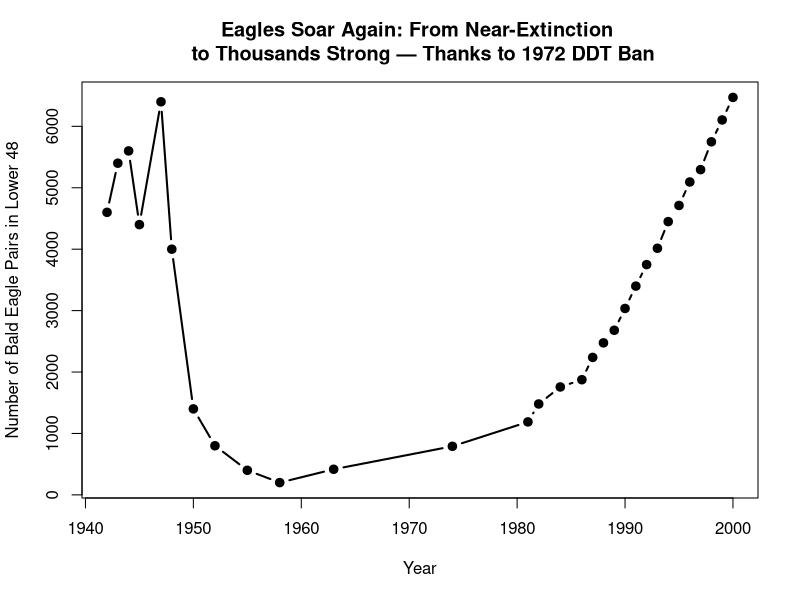

R code for this plot:
## ---- chunk 1
knitr::opts_chunk$set(echo = TRUE)
## ---- chunk 2
# Bald eagle recovery data
year <- c(1942, 1943,1944,1945,1947,1948, 1950, 1952,1955,1958, 1963, 1974, 1981, 1982, 1984, 1986, 1987, 1988, 1989, 1990,
          1991, 1992, 1993, 1994, 1995, 1996, 1997, 1998, 1999, 2000)
FLsf <- 40
pairs <- c((115*FLsf),(135*FLsf),(140*FLsf),(110*FLsf),(160*FLsf),(100*FLsf), (35*FLsf),(20*FLsf),(10*FLsf),(5*FLsf),417, 791, 1188, 1480, 1757, 1875, 2238, 2475, 2680, 3035,
           3399, 3749, 4015, 4449, 4712, 5094, 5295, 5748, 6104, 6471)

# Plot
plot(year, pairs, type="b", pch=19, lwd=2,
     xlab="Year", ylab="Number of Bald Eagle Pairs in Lower 48",
     main = "Eagles Soar Again: From Near-Extinction \n to Thousands Strong — Thanks to 1972 DDT Ban")
     #main="Eagle Decline (DDT start 1947) and Recovery (DDT banned 1972)")
